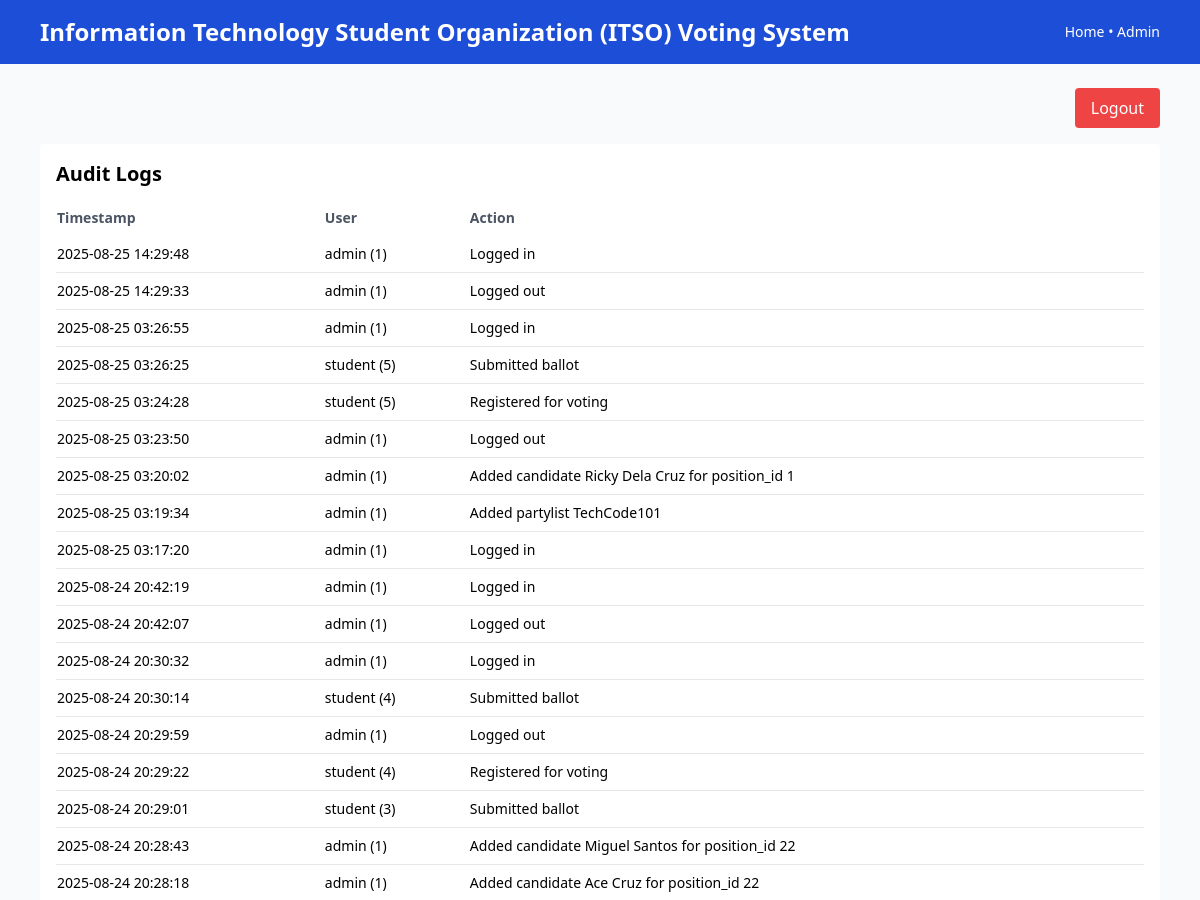
Page /admin/logs (signed in, upper part) on the earlier database version.
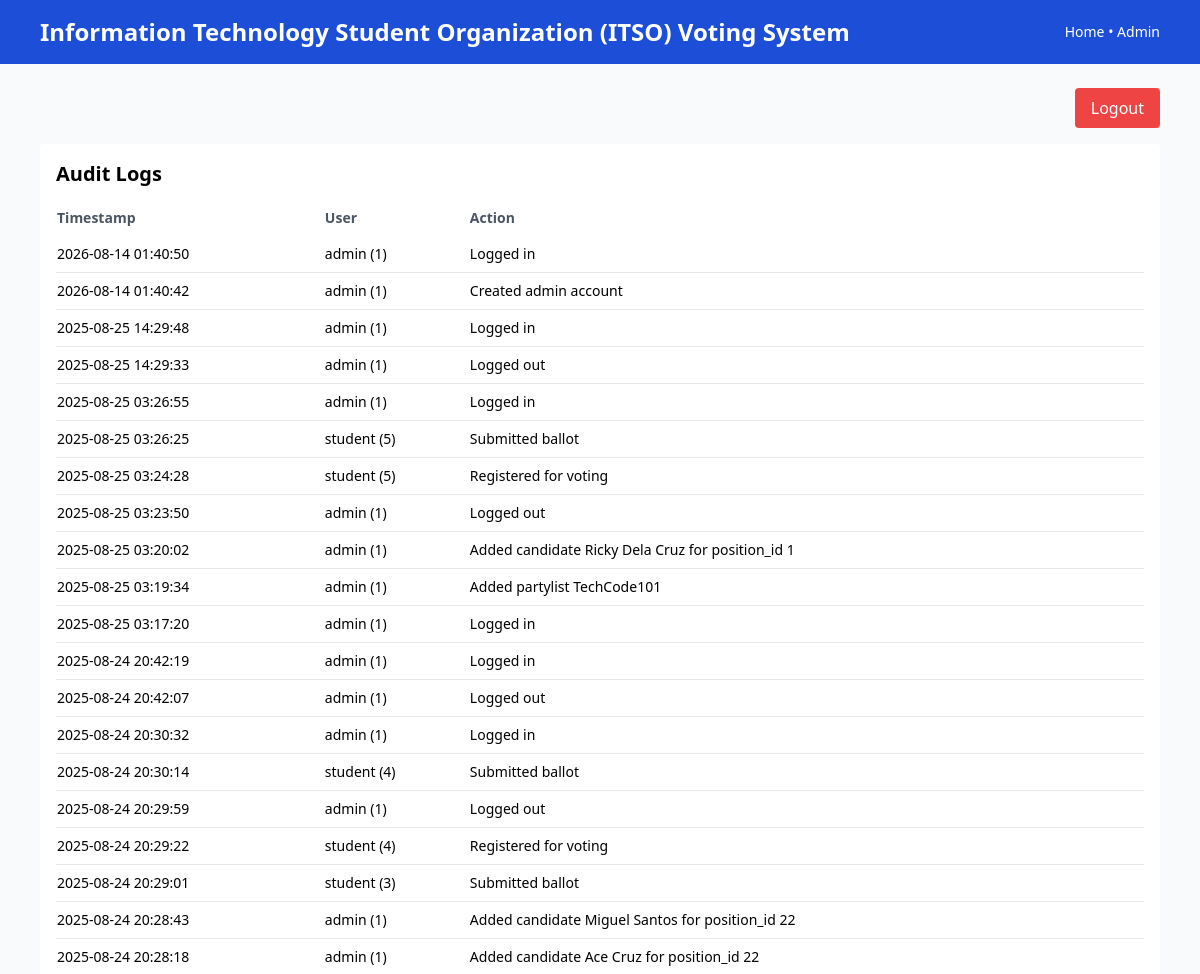
Same page on the later database version.
### models.py (models this page shows)
class AuditLog(db.Model):
    id = db.Column(db.Integer, primary_key=True)
    user_type = db.Column(db.String(20))   # 'admin' or 'student'
    user_id = db.Column(db.Integer)
    action = db.Column(db.String(255))
    timestamp = db.Column(db.DateTime, default=datetime.utcnow)

### app.py (the view)
@app.route("/admin/logs")
@admin_required
def admin_logs():
    logs = AuditLog.query.order_by(AuditLog.timestamp.desc()).limit(500).all()
    return render_template("admin/audit_logs.html", logs=logs)

### app.py (called while the page is built)
def admin_required(f):
    @wraps(f)
    def decorated(*args, **kwargs):
        if "admin_id" not in session:
            flash("Please log in first.", "error")
            return redirect(url_for("admin_login", next=request.url))
        return f(*args, **kwargs)
    return decorated

### templates/admin/audit_logs.html
{% extends "base.html" %}
{% block content %}
<div class="flex justify-end mb-4">
  <a href="{{ url_for('admin_logout') }}" class="bg-red-500 hover:bg-red-600 text-white px-4 py-2 rounded transition">
    Logout
  </a>
</div>
<div class="bg-white rounded p-4">
  <h2 class="text-xl font-semibold mb-3">Audit Logs</h2>
  <div class="overflow-x-auto">
    <table class="min-w-full text-sm">
      <thead class="text-left text-gray-600">
        <tr><th class="py-2">Timestamp</th><th>User</th><th>Action</th></tr>
      </thead>
      <tbody class="divide-y">
        {% for l in logs %}
          <tr>
            <td class="py-2">{{ l.timestamp.strftime('%Y-%m-%d %H:%M:%S') }}</td>
            <td class="py-2">{{ l.user_type }}{% if l.user_id %} ({{ l.user_id }}){% endif %}</td>
            <td class="py-2">{{ l.action }}</td>
          </tr>
        {% else %}
          <tr><td colspan="3" class="py-4 text-gray-600">No logs yet.</td></tr>
        {% endfor %}
      </tbody>
    </table>
  </div>
</div>
{% endblock %}

### templates/base.html (shortened to what this page needs)
<!doctype html>
<html lang="en">
<head>
  <script src="https://cdn.tailwindcss.com"></script>
  <link rel="stylesheet" href="{{ url_for('static', filename='css/tailwind.css') }}">
</head>
<body class="bg-gray-50 min-h-screen">
  <header class="bg-blue-700 text-white">
    <div class="max-w-6xl mx-auto px-4 py-4 flex items-center justify-between">
      <h1 class="text-lg md:text-2xl font-bold">Information Technology Student Organization (ITSO) Voting System</h1>
      <nav class="text-sm">
        <a href="{{ url_for('index') }}" class="hover:underline">Home</a> •
        <a href="{{ url_for('admin_dashboard') }}" class="hover:underline">Admin</a>
      </nav>
    </div>
  </header>
  <main class="max-w-6xl mx-auto px-4 py-6">
    {% block content %}{% endblock %}
  </main>
</body>
</html>

Differences in the rows shown:
added AuditLog: timestamp "2026-08-14 01:40:50", user_type "admin", user_id "1", action "Logged in"
added AuditLog: timestamp "2026-08-14 01:40:42", user_type "admin", user_id "1", action "Created admin account"
